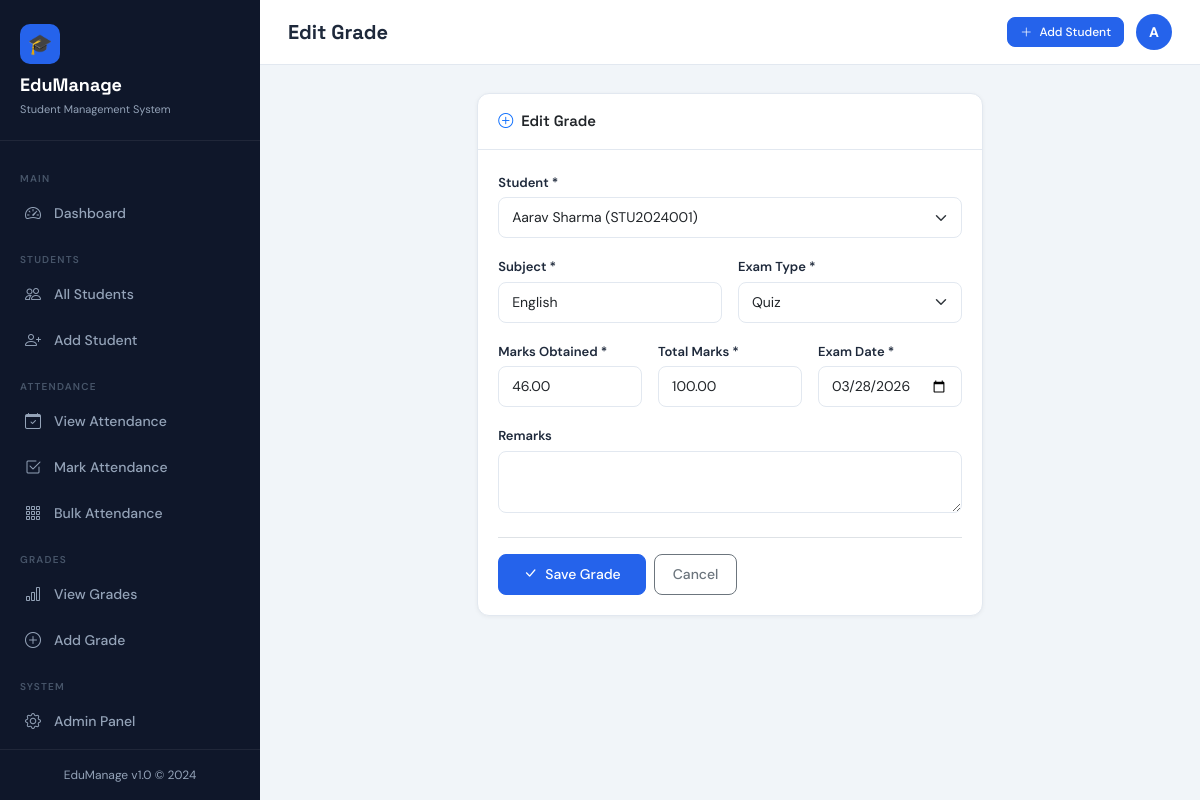
/grades/1/edit/, run on the app's committed database.
### students/models.py (models this page shows, shortened)
class Student(models.Model):
    GENDER_CHOICES = [('M', 'Male'), ('F', 'Female'), ('O', 'Other')]
    STATUS_CHOICES = [('active', 'Active'), ('inactive', 'Inactive'), ('graduated', 'Graduated')]
    student_id = models.CharField(max_length=20, unique=True)
    first_name = models.CharField(max_length=50)
    last_name = models.CharField(max_length=50)
    email = models.EmailField(unique=True)
    phone = models.CharField(max_length=15, blank=True)
    date_of_birth = models.DateField(null=True, blank=True)
    gender = models.CharField(max_length=1, choices=GENDER_CHOICES, default='M')
    address = models.TextField(blank=True)
    enrollment_date = models.DateField(auto_now_add=True)
    status = models.CharField(max_length=20, choices=STATUS_CHOICES, default='active')
    class_name = models.CharField(max_length=50, blank=True)
    section = models.CharField(max_length=10, blank=True)
    guardian_name = models.CharField(max_length=100, blank=True)
    guardian_phone = models.CharField(max_length=15, blank=True)
    profile_image = models.ImageField(upload_to='students/', null=True, blank=True)
    created_at = models.DateTimeField(auto_now_add=True)
    updated_at = models.DateTimeField(auto_now=True)
    class Meta:
        ordering = ['last_name', 'first_name']
    def __str__(self):
        return f"{self.first_name} {self.last_name} ({self.student_id})"

### grades/models.py (models this page shows, shortened)
class Grade(models.Model):
    GRADE_CHOICES = [
        ('A+', 'A+ (95-100)'), ('A', 'A (90-94)'), ('A-', 'A- (85-89)'),
        ('B+', 'B+ (80-84)'), ('B', 'B (75-79)'), ('B-', 'B- (70-74)'),
        ('C+', 'C+ (65-69)'), ('C', 'C (60-64)'), ('C-', 'C- (55-59)'),
        ('D', 'D (50-54)'), ('F', 'F (Below 50)'),
    ]
    EXAM_TYPES = [
        ('midterm', 'Midterm'), ('final', 'Final'), ('quiz', 'Quiz'),
        ('assignment', 'Assignment'), ('practical', 'Practical'),
    ]
    student = models.ForeignKey(Student, on_delete=models.CASCADE, related_name='grades')
    subject = models.CharField(max_length=100)
    exam_type = models.CharField(max_length=20, choices=EXAM_TYPES, default='midterm')
    marks_obtained = models.DecimalField(max_digits=5, decimal_places=2)
    total_marks = models.DecimalField(max_digits=5, decimal_places=2, default=100)
    grade = models.CharField(max_length=2, choices=GRADE_CHOICES, blank=True)
    exam_date = models.DateField()
    remarks = models.TextField(blank=True)
    created_at = models.DateTimeField(auto_now_add=True)
    class Meta:
        ordering = ['-exam_date']

### grades/views.py (the view)
# urls.py: path('<int:pk>/edit/', views.edit_grade, name='edit_grade'),
def edit_grade(request, pk):
    grade = get_object_or_404(Grade, pk=pk)
    if request.method == 'POST':
        form = GradeForm(request.POST, instance=grade)
        if form.is_valid():
            form.save()
            messages.success(request, 'Grade updated!')
            return redirect('grade_list')
    else:
        form = GradeForm(instance=grade)
    return render(request, 'grades/form.html', {'form': form, 'title': 'Edit Grade', 'grade': grade})

### grades/forms.py
class GradeForm(forms.ModelForm):
    class Meta:
        model = Grade
        fields = ['student', 'subject', 'exam_type', 'marks_obtained', 'total_marks', 'exam_date', 'remarks']
        widgets = {
            'student': forms.Select(attrs={'class': 'form-select'}),
            'subject': forms.TextInput(attrs={'class': 'form-control', 'placeholder': 'e.g. Mathematics'}),
            'exam_type': forms.Select(attrs={'class': 'form-select'}),
            'marks_obtained': forms.NumberInput(attrs={'class': 'form-control', 'step': '0.01'}),
            'total_marks': forms.NumberInput(attrs={'class': 'form-control', 'step': '0.01'}),
            'exam_date': forms.DateInput(attrs={'class': 'form-control', 'type': 'date'}),
            'remarks': forms.Textarea(attrs={'class': 'form-control', 'rows': 2}),
        }

### templates/grades/form.html (shortened to what this page needs)
{% extends 'base.html' %}
{% block page_title %}{{ title }}{% endblock %}
{% block content %}
<div class="row justify-content-center">
  <div class="col-md-7">
    <div class="card">
      <div class="card-header"><i class="bi bi-plus-circle me-2 text-primary"></i>{{ title }}</div>
      <div class="card-body">
        <form method="post">
          <div class="row g-3">
            <div class="col-12">
              <label class="form-label">Student *</label>
              {{ form.student }}
            </div>
            <div class="col-md-6">
              <label class="form-label">Subject *</label>
              {{ form.subject }}
            </div>
            <div class="col-md-6">
              <label class="form-label">Exam Type *</label>
              {{ form.exam_type }}
            </div>
            <div class="col-md-4">
              <label class="form-label">Marks Obtained *</label>
              {{ form.marks_obtained }}
            </div>
            <div class="col-md-4">
              <label class="form-label">Total Marks *</label>
              {{ form.total_marks }}
            </div>
            <div class="col-md-4">
              <label class="form-label">Exam Date *</label>
              {{ form.exam_date }}
            </div>
            <div class="col-12">
              <label class="form-label">Remarks</label>
              {{ form.remarks }}
            </div>
          </div>
          <div class="d-flex gap-2 mt-4 pt-3 border-top">
            <button type="submit" class="btn btn-primary px-4"><i class="bi bi-check-lg me-2"></i>Save Grade</button>
            <a href="{% url 'grade_list' %}" class="btn btn-outline-secondary">Cancel</a>
          </div>
        </form>
      </div>
    </div>
  </div>
</div>
{% endblock %}

### templates/base.html (style rules this page uses)
:root { --primary: #2563eb; --primary-dark: #1d4ed8; --primary-light: #dbeafe; --sidebar-bg: #0f172a; --sidebar-text: #94a3b8; --sidebar-active: #2563eb; --sidebar-width: 260px; --accent: #06b6d4; --success: #10b981; --warning: #f59e0b; --danger: #ef4444; --body-bg: #f1f5f9; --card-bg: #ffffff; --text-main: #1e293b; --text-muted: #64748b; --border: #e2e8f0; --radius: 12px; }
* { box-sizing: border-box; margin: 0; padding: 0; }
body { font-family: 'DM Sans', sans-serif; background: var(--body-bg); color: var(--text-main); min-height: 100vh; display: flex; }
.card { background: var(--card-bg); border: 1px solid var(--border); border-radius: var(--radius); box-shadow: 0 1px 4px rgba(0,0,0,.05); }
.card-header { background: transparent; border-bottom: 1px solid var(--border); padding: 16px 20px; font-family: 'Space Grotesk', sans-serif; font-weight: 600; font-size: 15px; }
.card-body { padding: 20px; }
.form-control, .form-select { border: 1px solid var(--border); border-radius: 8px; font-size: 14px; padding: 9px 13px; }
.form-label { font-size: 13px; font-weight: 600; color: var(--text-main); margin-bottom: 5px; }
.btn { border-radius: 8px; font-size: 14px; font-weight: 500; padding: 9px 18px; }
.btn-primary { background: var(--primary); border-color: var(--primary); }

### data on the page
Student: student "Aarav Sharma (STU2024001)"
Grade: subject "English", exam_type "Quiz", marks_obtained "46.00", total_marks "100.00", exam_date "03/28/2026"

### other printed values
{{ title }} "Edit Grade"
